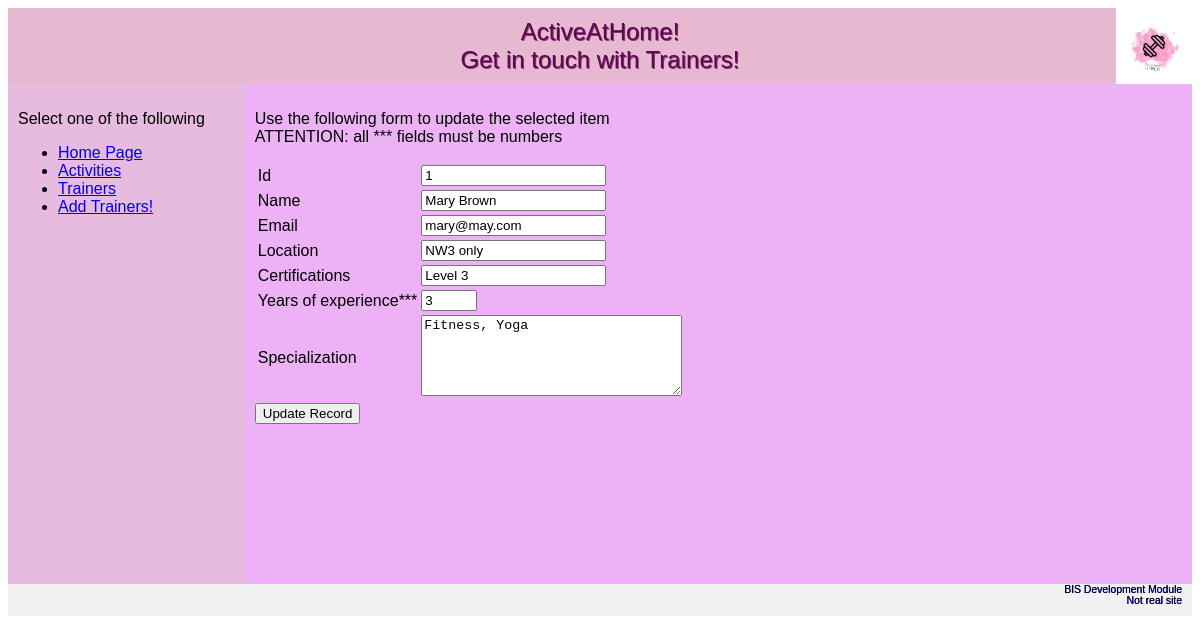
The page /update_T.php?id=1 on the database its author committed.
### tables this page shows
CREATE TABLE Trainers (
    triId INT AUTO_INCREMENT,
    triName VARCHAR(100) NOT NULL ,
    triEmail VARCHAR(100) NOT NULL UNIQUE,
    triLocation VARCHAR(200) NOT NULL,
    triCertifications VARCHAR(500) NOT NULL,
    triYear INT NOT NULL,
    triSpecialization VARCHAR(200) NOT NULL,
    CONSTRAINT t_triId_pk PRIMARY KEY (triId)
);

### private/class_database.php (called while the page is built, shortened)
<?php
class Database {
    static protected $database;
    static protected $table_name = "";
    static protected $primary_key = "";
    static public function set_database($database) {
        self::$database = $database;
    }
    static public function find_by_sql($sql) {
        $result = self::$database->query($sql);
        $object_array = [];
        while ($record = $result->fetch_assoc()) {
            $object_array[] = static::instantiate($record);
        }
        return $object_array;
    }
    static public function find_by_id($id) {
        $escaped_id = self::$database->escape_string($id);
        $sql = "SELECT * FROM " . static::$table_name .
               " WHERE " . static::$primary_key . " = '" . $escaped_id . "'";
        $obj_array = static::find_by_sql($sql);
        return !empty($obj_array) ? array_shift($obj_array) : false;
    }
    static protected function instantiate($record) {
        $object = new static;
        foreach ($record as $property => $value) {
            if (property_exists($object, $property)) {
                $object->$property = $value;
            }
        }
        return $object;
    }
}
?>

### public/update_T.php (the view, shortened to what this page needs)
<!DOCTYPE html>
<html lang="en">
<head>
<link rel="stylesheet" type="text/css" href="style.css">
</head>
<body>
<div class="header">
	ActiveAtHome! <br>
	Get in touch with Trainers!
</div>
<div class="row">
  	<div class="column side">
	</div>
<div class="column middle">
<?php
$id = $_GET['id'];
$specific_Trainers = Trainers::find_by_id($id);
if ($_SERVER['REQUEST_METHOD'] === 'POST' && $specific_Trainers !== null)
{
	$args = [];
	$args['triId'] = $_POST['triId'] ?? null;
	$args['triName'] = $_POST['triName'] ?? null;
	$args['triEmail'] = $_POST['triEmail'] ?? null;
	$args['triLocation'] = $_POST['triLocation'] ?? null;
	$args['triCertifications'] = $_POST['triCertifications'] ?? null;
	$args['triYear'] = $_POST['triYear'] ?? null;
	$args['triSpecialization'] = $_POST['triSpecialization'] ?? null;
	$specific_Trainers->merge_attributes($args);
	$results = $specific_Trainers->update();
	if($results) {
		echo "Successful updating";
	}
	echo " <p> Details of the updated item </p> ";
	echo "<table>";
	echo "<tr><td><b>Id</b></td><td>" . $specific_Trainers->triId . "</td></tr>";
	echo "<tr><td><b>Name</b></td><td>" . $specific_Trainers->triName . "</td></tr>";
	echo "<tr><td><b>Email</b></td><td>" . $specific_Trainers->triEmail . "</td></tr>";
	echo "<tr><td><b>Location</b></td><td>" . $specific_Trainers->triLocation . "</td></tr>";
	echo "<tr><td><b>Certifications</b></td><td>" . $specific_Trainers->triCertifications . "</td></tr>";
	echo "<tr><td><b>Year</b></td><td>" . $specific_Trainers->triYear . "</td></tr>";
	echo "<tr><td><b>Specialization</b></td><td>" . $specific_Trainers->triSpecialization . "</td></tr>";
	echo "</table>";
} else {
	echo "<p>Use the following form to update the selected item<br>";
	echo "ATTENTION: all *** fields must be numbers</p>";
	echo "<form action='update_T.php?id={$id}' method='post'>";
	echo "<table>";
	echo "<tr><td>Id</td><td><input type='text' name='triId' value='{$specific_Trainers->triId}'></td></tr>";
	echo "<tr><td>Name</td><td><input type='text' name='triName' value='{$specific_Trainers->triName}'></td></tr>";
	echo "<tr><td>Email</td><td><input type='email' name='triEmail' value='{$specific_Trainers->triEmail}'></td></tr>";
	echo "<tr><td>Location</td><td><input type='text' name='triLocation' value='{$specific_Trainers->triLocation}'></td></tr>";
	echo "<tr><td>Certifications</td><td><input type='text' name='triCertifications' value='{$specific_Trainers->triCertifications}'></td></tr>";
	echo "<tr><td>Years of experience***</td><td><input type='number' min='1' max='35'name='triYear' value='{$specific_Trainers->triYear}'></td></tr>";
	echo "<tr><td>Specialization</td><td><textarea name='triSpecialization' rows='5' cols='30'>{$specific_Trainers->triSpecialization}</textarea></td></tr>";
	echo "</table>";
	echo "<input type='submit' value='Update Record' />";
	echo "</form>";
}
?>
</div>
<div class="footer">
  BIS Development Module<br>
  Not real site
</div>
</body>
</html>

### public/style.css (style rules this page uses)
* { box-sizing: border-box; }
body { font-family: Arial, Helvetica, sans-serif; }
.header { background-color: #e6b9d1; background-image: url(logo.jpg); background-size: contain; background-repeat: no-repeat; background-position: right top; padding: 10px; text-align: center; font-size: 1.5em; color: rgb(94, 6, 79); text-shadow: 1px 0.5px rgba(94, 6, 79, 0.724);; }
.column { float: left; padding: 10px; height: 500px; }
.column.side { background-color: rgba(205, 50, 182, 0.285); width: 20%; }
.column.middle { background-color:#edb1f5; width: 80%; }
.row:after { content: ""; display: table; clear: both; }
.footer { background-color: #f1f1f1; padding: 10px; padding-bottom: 10px; text-align: right; font-size: 0.65em; text-shadow: 0.3px 0.3px blue; }

### rows shown on the page
trainers: triId "1", triName "Mary Brown", triEmail "mary@may.com", triLocation "NW3 only", triCertifications "Level 3", triYear "3", triSpecialization "Fitness, Yoga"
